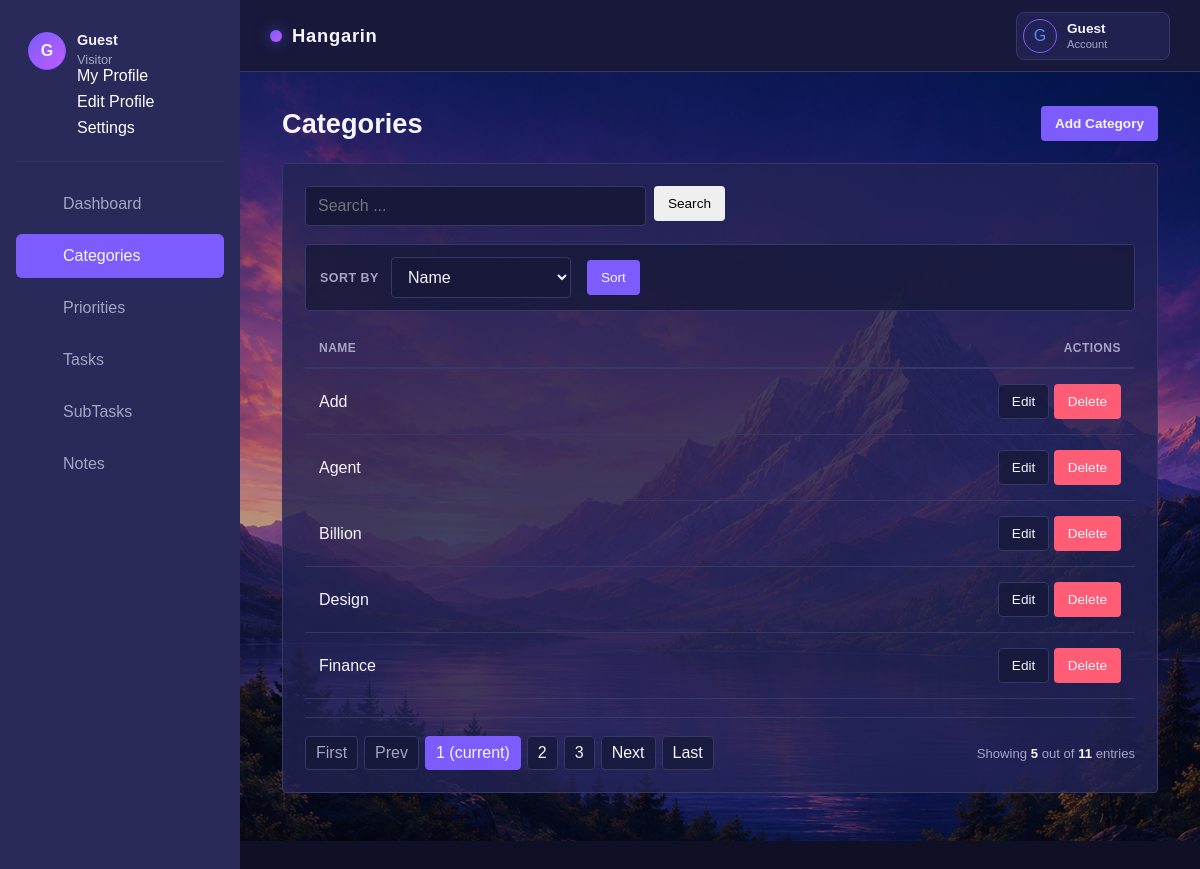
Page /categories/ on the committed database.
### app/models.py (models this page shows, shortened)
class Category(models.Model):
    name = models.CharField(max_length=100, unique=True)

### app/views.py (the view)
# urls.py: path('categories/', views.CategoryListView.as_view(), name='category-list'),
class CategoryListView(SearchSortListView):
	model = Category
	template_name = 'hangarin/category_list.html'
	context_object_name = 'categories'
	search_fields = ('name',)
	allowed_sort_fields = ('name',)

### app/views.py (called while the page is built)
	def get_queryset(self):
		queryset = self.model.objects.all()
		query = self.request.GET.get('q', '').strip()
		if query:
			search = Q()
			for field in self.search_fields:
				search |= Q(**{f'{field}__icontains': query})
			queryset = queryset.filter(search)
		sort_by = self.request.GET.get('sort_by', self.default_sort)
		if sort_by not in self.allowed_sort_fields:
			sort_by = self.default_sort
		self.sort_by = sort_by
		return queryset.order_by(sort_by)

	def get_context_data(self, **kwargs):
		context = super().get_context_data(**kwargs)
		context['q'] = self.request.GET.get('q', '')
		context['sort_by'] = self.sort_by
		return context

### app/templates/hangarin/category_list.html (shortened to what this page needs)
{% extends 'base.html' %}
{% block content %}
<main class="content tab-page tab-page-categories">
  <div class="container-fluid tab-container">
    <h4 class="page-title d-flex justify-content-between align-items-center">
      <span>Categories</span>
      <a href="{% url 'category-add' %}" class="btn btn-primary btn-sm">Add Category</a>
    </h4>
    <section class="card tab-card">
      <div class="card-body table-responsive">
        {% include 'includes/search_form.html' %}
        {% with current=sort_by|default:'name' %}
        <div class="sort-toolbar">
          <form method="get" class="row g-2 align-items-center">
            <div class="col-auto">
              <label for="categorySortSelect" class="col-form-label">Sort by</label>
            </div>
            <div class="col-auto">
              <select class="form-control form-control-sm" id="categorySortSelect" name="sort_by" onchange="this.form.submit()">
                <option value="name" {% if current == 'name' %}selected{% endif %}>Name</option>
              </select>
            </div>
            <div class="col-auto">
              <button type="submit" class="btn btn-primary btn-sm btn-rounded">Sort</button>
            </div>
          </form>
        </div>
        {% endwith %}
        <table class="table">
          <thead>
            <tr>
              <th>Name</th>
              <th class="text-right">Actions</th>
            </tr>
          </thead>
          <tbody>
            {% for category in categories %}
            <tr>
              <td>{{ category.name }}</td>
              <td class="text-right">
                <a href="{% url 'category-edit' category.pk %}" class="btn btn-sm btn-secondary">Edit</a>
                <a href="{% url 'category-delete' category.pk %}?next={{ request.get_full_path|urlencode }}" class="btn btn-sm btn-danger">Delete</a>
              </td>
            </tr>
            {% empty %}
            <tr>
              <td colspan="2">No categories yet.</td>
            </tr>
            {% endfor %}
          </tbody>
        </table>
        {% include 'includes/pagination.html' %}
      </div>
    </section>
  </div>
</main>
{% endblock %}

### static/css/dashboard-clean.css (style rules this page uses)
:root { --sidebar-width: 240px; --color-page: #0f1026; --color-secondary-page: #17183a; --color-panel: #222354; --color-sidebar: #292a5a; --color-sidebar-hover: #363866; --color-ink: #f5f5ff; --color-muted: #a5a6c5; --color-blue: #7c5cfc; --color-blue-hover: #9278ff; --color-cyan: #4f8cff; --color-magenta: #c05cff; --color-success: #38d39f; --color-warning: #ffb84d; --color-danger: #ff5c75; --color-border: #363866; --color-soft-border: #363866; --color-soft: #17183a; --color-input: #17183a; --container-panel: color-mix(in srgb, var(--color-panel) 80%, transparent); --container-soft: color-mix(in srgb, var(--color-soft) 80%, transparent); --content-padding: 34px 42px 48px; --radius: 4px; --transition: 150ms ease; }
* { box-sizing: border-box; }
body { margin: 0; background: var(--color-page); color: var(--color-ink); font-family: Arial, sans-serif; }
.content, .dashboard-content { min-height: calc(100vh - 72px); padding: var(--content-padding); background-color: var(--color-page); background-image: url('../img/background.png'); background-position: center; background-size: cover; background-attachment: fixed; }
html[data-theme="nebula"] .content, html[data-theme="nebula"] .dashboard-content { background-image: url('../img/background.png'); }
.content .container-fluid { max-width: 1180px; margin: 0 auto; }
.tab-container { width: 100%; }
.tab-card { min-height: 240px; }
.dashboard-header, .panel-heading, .content .page-title { display: flex; align-items: center; justify-content: space-between; gap: 18px; }
.dashboard-header h1, .panel-heading h2, .content .page-title { color: var(--color-ink); }
.dashboard-header h1, .panel-heading h2, .content .page-title { margin-top: 0; }
.dashboard-action, .content .btn { display: inline-block; border-radius: var(--radius); text-decoration: none; cursor: pointer; }
.metric-card, .dashboard-panel, .content .card { background: var(--container-panel); border: 1px solid var(--color-border); border-radius: var(--radius); }
.content .page-title { margin-bottom: 22px; font-size: 1.7rem; }
.content .card { overflow: hidden; }
.content .card-body { padding: 22px; }
.content .table-responsive { overflow-x: auto; }
.content .table { width: 100%; margin: 18px 0 0; border-collapse: collapse; color: var(--color-ink); text-align: left; }
.content .table th { padding: 12px 14px; border-bottom: 2px solid var(--color-border); color: var(--color-muted); font-size: 0.75rem; letter-spacing: 0.04em; text-transform: uppercase; }
.content .table td { padding: 15px 14px; border-bottom: 1px solid var(--color-soft-border); vertical-align: middle; }
.content .text-right { text-align: right; }
.content .btn { padding: 9px 13px; border: 1px solid transparent; font-size: 0.85rem; }
.content .btn-primary { background: var(--color-blue); color: var(--color-ink); }
.content .btn-secondary, .content .btn-light { border-color: var(--color-border); background: var(--container-soft); color: var(--color-ink); }
.content .btn-danger { background: var(--color-danger); color: var(--color-ink); }
.content .form-control, .content select, .content input, .content textarea { width: 100%; padding: 10px 12px; border: 1px solid var(--color-border); border-radius: var(--radius); background: var(--color-input); color: var(--color-ink); font: inherit; }
.content label { display: block; margin-bottom: 7px; color: var(--color-ink); font-size: 0.88rem; font-weight: 600; }
.search-toolbar, .sort-toolbar { display: flex; align-items: center; flex-wrap: wrap; gap: 10px; }
.search-toolbar .btn, .sort-toolbar .btn { white-space: nowrap; }
.sort-toolbar { padding: 12px 14px; margin-bottom: 4px; border: 1px solid var(--color-soft-border); border-radius: var(--radius); background: var(--container-soft); }
.sort-toolbar form { display: flex; align-items: center; flex-wrap: wrap; gap: 12px; width: 100%; }
.sort-toolbar .col-auto { display: flex; align-items: center; }
.sort-toolbar label { margin: 0; color: var(--color-muted); font-size: 0.78rem; letter-spacing: 0.04em; text-transform: uppercase; }
.sort-toolbar select { width: auto; min-width: 180px; }
.sort-toolbar .btn { margin-left: 4px; }
.content .table td:last-child { white-space: nowrap; }

### rows in the picture
Category: name "Add"
Category: name "Agent"
Category: name "Billion"
Category: name "Design"
Category: name "Finance"

### other values in the picture
{{ request.user.username|default:'G'|slice:':1'|upper }} "G"
{{ request.user.username|default:'Guest' }} "Guest"
{{ request.user.is_authenticated|yesno:'Administrator,Visitor' }} "Visitor"
{{ page_num }} "1"
{{ page_num }} "2" "3"
{{ object_list.count }} "5"
{{ paginator.count }} "11"
